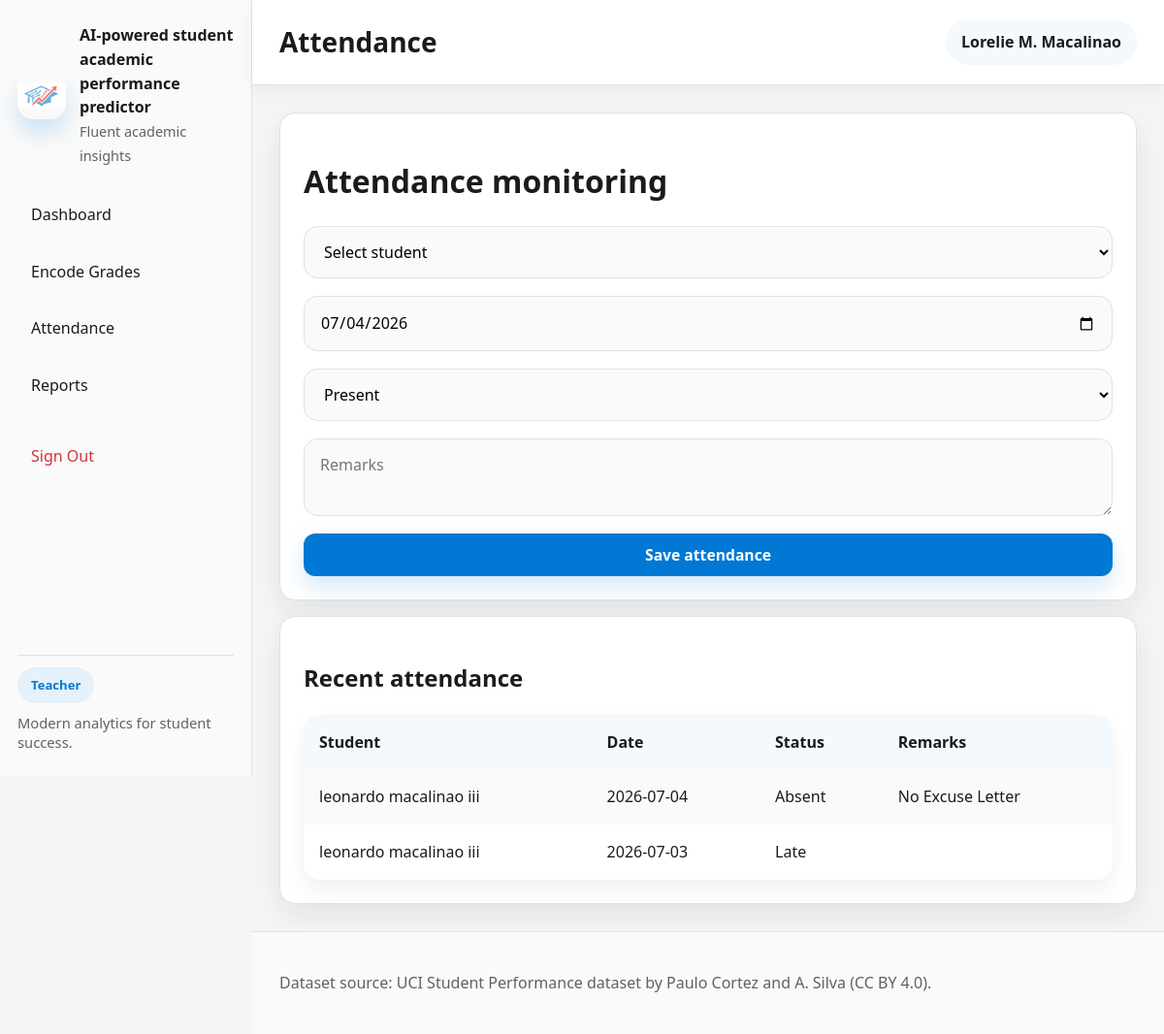
Screenshot of /teacher/attendance.php (signed in) with the database file from the repository.
### tables this page shows
CREATE TABLE `attendance_records` (
  `id` int(11) NOT NULL,
  `student_id` int(11) NOT NULL,
  `record_date` date NOT NULL,
  `status` varchar(20) NOT NULL,
  `remarks` varchar(255) DEFAULT ''
);

CREATE TABLE `users` (
  `id` int(11) NOT NULL,
  `username` varchar(50) NOT NULL,
  `password_hash` varchar(255) NOT NULL,
  `role` enum('admin','teacher','student') NOT NULL,
  `full_name` varchar(100) NOT NULL,
  `email` varchar(100) NOT NULL,
  `created_at` timestamp NOT NULL DEFAULT current_timestamp(),
  `is_email_verified` tinyint(1) DEFAULT 0,
  `verification_code` varchar(10) DEFAULT NULL,
  `verification_expires_at` datetime DEFAULT NULL
);

### teacher/attendance.php (the view, shortened to what this page needs)
<?php
require_once __DIR__ . '/../includes/header.php';
$connection = get_db_connection();
$records = $connection->query('SELECT ar.*, u.full_name FROM attendance_records ar JOIN students s ON s.id = ar.student_id JOIN users u ON u.id = s.user_id ORDER BY ar.record_date DESC LIMIT 10');
?>
<div class="card">
    <h1>Attendance monitoring</h1>
    <form method="post">
        <select name="student_id" required>
            <option value="">Select student</option>
        </select>
        <input type="date" name="record_date" value="<?php echo date('Y-m-d'); ?>" required>
        <select name="status">
            <option value="Present">Present</option>
        </select>
        <textarea name="remarks" placeholder="Remarks"></textarea>
        <button class="btn" type="submit">Save attendance</button>
    </form>
</div>
<div class="card" style="margin-top:16px;">
    <h2>Recent attendance</h2>
    <table>
        <tr><th>Student</th><th>Date</th><th>Status</th><th>Remarks</th></tr>
        <?php while ($row = $records->fetch_assoc()): ?>
            <tr><td><?php echo htmlspecialchars($row['full_name']); ?></td><td><?php echo htmlspecialchars($row['record_date']); ?></td><td><?php echo htmlspecialchars($row['status']); ?></td><td><?php echo htmlspecialchars($row['remarks']); ?></td></tr>
        <?php endwhile; ?>
    </table>
</div>
<?php require_once __DIR__ . '/../includes/footer.php'; ?>

### assets/styles.css (style rules this page uses)
:root { color-scheme: light; font-family: 'Segoe UI Variable', 'Segoe UI', Inter, Arial, sans-serif; font-size: 16px; line-height: 1.55; color: #1B1B1B; background: #F5F5F5; }
* { box-sizing: border-box; }
html { scroll-behavior: smooth; }
body { margin: 0; min-height: 100vh; background: #F5F5F5; }
button, input, select, textarea { font: inherit; }
.icon-btn, .btn { border: none; cursor: pointer; border-radius: 12px; transition: transform 220ms ease, box-shadow 220ms ease, background-color 220ms ease; }
.card { background: #FFFFFF; border-radius: 16px; padding: 24px; border: 1px solid #E1E1E1; box-shadow: 0 12px 30px rgba(16, 24, 40, 0.08); }
.btn { display: inline-flex; align-items: center; justify-content: center; min-height: 44px; padding: 0 18px; font-size: 0.98rem; font-weight: 600; color: #FFFFFF; background: #0078D4; box-shadow: 0 10px 24px rgba(0, 120, 212, 0.18); text-decoration: none; }
form { display: grid; gap: 18px; }
input, select, textarea { width: 100%; padding: 14px 16px; border: 1px solid #E1E1E1; border-radius: 14px; background: #FAFAFA; transition: border-color 220ms ease, box-shadow 220ms ease, background-color 220ms ease; }
table { width: 100%; border-collapse: separate; border-spacing: 0; background: #FFFFFF; border-radius: 16px; overflow: hidden; box-shadow: 0 12px 24px rgba(16, 24, 40, 0.06); }
th, td { padding: 16px; text-align: left; }
th { position: sticky; top: 0; background: #F3F9FD; color: #1B1B1B; font-weight: 700; }
tbody tr { transition: background-color 220ms ease; }
tbody tr:nth-child(even) { background: #FAFAFA; }

### rows the page displays
attendance_records: users.full_name "leonardo macalinao iii", record_date "2026-07-04", status "Absent", remarks "No Excuse Letter"
attendance_records: users.full_name "leonardo macalinao iii", record_date "2026-07-03", status "Late"

### other values shown
$user['role'] "Teacher"
$pageTitle "Attendance"
$user['full_name'] "Lorelie M. Macalinao"
